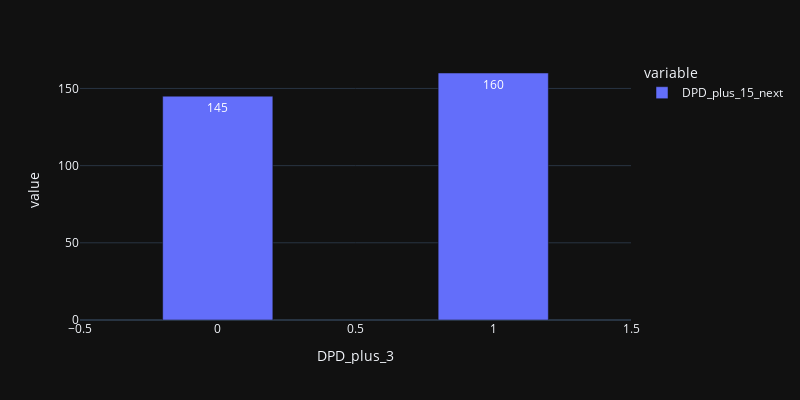

This figure's notebook cell:
### Code cell
import plotly.express as px
fig = px.bar(dff.groupby(['DPD_plus_3'])['DPD_plus_15_next'].sum(),text_auto=True,width=800, height=400)
fig.update_traces(width=0.4)
fig.show()

### Figure 1 — Plotly figure (JSON) as saved in the notebook; plotly's stock layout.template omitted (floating-point values rounded to 4 significant figures)
{"data": [{"alignmentgroup": "True", "hovertemplate": "variable=DPD_plus_15_next<br>DPD_plus_3=%{x}<br>value=%{y}<extra></extra>", "legendgroup": "DPD_plus_15_next", "marker": {"color": "#636efa", "pattern": {"shape": ""}}, "name": "DPD_plus_15_next", "offsetgroup": "DPD_plus_15_next", "orientation": "v", "showlegend": true, "textposition": "auto", "texttemplate": "%{y}", "type": "bar", "width": 0.4, "x": [0, 1], "xaxis": "x", "y": [145, 160], "yaxis": "y"}], "layout": {"barmode": "relative", "height": 400, "legend": {"title": {"text": "variable"}, "tracegroupgap": 0}, "margin": {"t": 60}, "width": 800, "xaxis": {"anchor": "y", "domain": [0, 1], "title": {"text": "DPD_plus_3"}}, "yaxis": {"anchor": "x", "domain": [0, 1], "title": {"text": "value"}}}}
